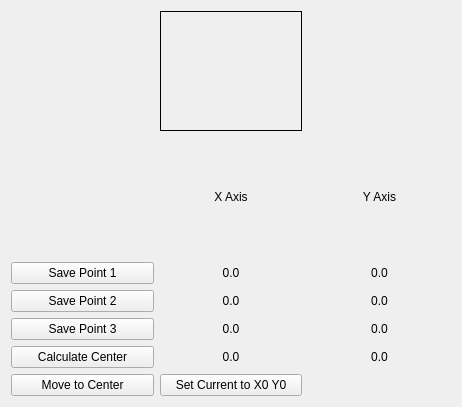
<?xml version="1.0" encoding="UTF-8"?>
<ui version="4.0">
 <class>Form</class>
 <widget class="QWidget" name="Form">
  <property name="geometry">
   <rect>
    <x>0</x>
    <y>0</y>
    <width>462</width>
    <height>407</height>
   </rect>
  </property>
  <property name="windowTitle">
   <string>Form</string>
  </property>
  <layout class="QGridLayout" name="gridLayout">
   <item row="8" column="0">
    <widget class="QPushButton" name="move_to_center_pb">
     <property name="text">
      <string>Move to Center</string>
     </property>
    </widget>
   </item>
   <item row="3" column="1">
    <widget class="QLabel" name="label_2">
     <property name="text">
      <string>X Axis</string>
     </property>
     <property name="alignment">
      <set>Qt::AlignCenter</set>
     </property>
    </widget>
   </item>
   <item row="4" column="1">
    <widget class="QLabel" name="point_1_x">
     <property name="text">
      <string>0.0</string>
     </property>
     <property name="alignment">
      <set>Qt::AlignCenter</set>
     </property>
    </widget>
   </item>
   <item row="4" column="2">
    <widget class="QLabel" name="point_1_y">
     <property name="text">
      <string>0.0</string>
     </property>
     <property name="alignment">
      <set>Qt::AlignCenter</set>
     </property>
    </widget>
   </item>
   <item row="5" column="2">
    <widget class="QLabel" name="point_2_y">
     <property name="text">
      <string>0.0</string>
     </property>
     <property name="alignment">
      <set>Qt::AlignCenter</set>
     </property>
    </widget>
   </item>
   <item row="5" column="0">
    <widget class="QPushButton" name="save_point_2_pb">
     <property name="text">
      <string>Save Point 2</string>
     </property>
    </widget>
   </item>
   <item row="7" column="0">
    <widget class="QPushButton" name="calculate_center_pb">
     <property name="text">
      <string>Calculate Center</string>
     </property>
    </widget>
   </item>
   <item row="6" column="0">
    <widget class="QPushButton" name="save_point_3_pb">
     <property name="text">
      <string>Save Point 3</string>
     </property>
    </widget>
   </item>
   <item row="6" column="2">
    <widget class="QLabel" name="point_3_y">
     <property name="text">
      <string>0.0</string>
     </property>
     <property name="alignment">
      <set>Qt::AlignCenter</set>
     </property>
    </widget>
   </item>
   <item row="7" column="2">
    <widget class="QLabel" name="center_y">
     <property name="text">
      <string>0.0</string>
     </property>
     <property name="alignment">
      <set>Qt::AlignCenter</set>
     </property>
    </widget>
   </item>
   <item row="8" column="1">
    <widget class="QPushButton" name="set_to_x0_y0">
     <property name="text">
      <string>Set Current to X0 Y0</string>
     </property>
    </widget>
   </item>
   <item row="7" column="1">
    <widget class="QLabel" name="center_x">
     <property name="text">
      <string>0.0</string>
     </property>
     <property name="alignment">
      <set>Qt::AlignCenter</set>
     </property>
    </widget>
   </item>
   <item row="6" column="1">
    <widget class="QLabel" name="point_3_x">
     <property name="text">
      <string>0.0</string>
     </property>
     <property name="alignment">
      <set>Qt::AlignCenter</set>
     </property>
    </widget>
   </item>
   <item row="4" column="0">
    <widget class="QPushButton" name="save_point_1_pb">
     <property name="text">
      <string>Save Point 1</string>
     </property>
    </widget>
   </item>
   <item row="5" column="1">
    <widget class="QLabel" name="point_2_x">
     <property name="text">
      <string>0.0</string>
     </property>
     <property name="alignment">
      <set>Qt::AlignCenter</set>
     </property>
    </widget>
   </item>
   <item row="3" column="2">
    <widget class="QLabel" name="label_8">
     <property name="text">
      <string>Y Axis</string>
     </property>
     <property name="alignment">
      <set>Qt::AlignCenter</set>
     </property>
    </widget>
   </item>
   <item row="2" column="1">
    <widget class="QLabel" name="tpc_lb">
     <property name="sizePolicy">
      <sizepolicy hsizetype="Preferred" vsizetype="Preferred">
       <horstretch>0</horstretch>
       <verstretch>0</verstretch>
      </sizepolicy>
     </property>
     <property name="minimumSize">
      <size>
       <width>50</width>
       <height>0</height>
      </size>
     </property>
     <property name="frameShape">
      <enum>QFrame::Box</enum>
     </property>
     <property name="text">
      <string/>
     </property>
    </widget>
   </item>
  </layout>
 </widget>
 <resources/>
 <connections/>
</ui>
